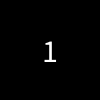
Frame 1 (no input)
Frame 60 (the mouse pressed at the canvas centre just before this capture): identical to frame 1, image omitted
Frame 120 (the mouse held since frame 60 and released just before this capture): identical to frame 1, image omitted

The Processing sketch that drew this single still picture (run headless with seeded random() and noise(); from frame 60 on, the mouse is pressed at the canvas centre):

// Processing sketch: tiempo_con_millis
// ── tiempo_con_millis.pde

// manejo del tiempo en processing
// dos maneneras: frameCount o millis()
// + frameCount = cantidad de frames desde que empezó el programa
// + millis() = milisegundos desde que empezó el programa

int RESET = 0;
int CANTIDAD_DE_MS = 5 * 1000;  //5 segundos

String estado;

void setup() {
  textAlign( CENTER, CENTER );
  textSize( 32 );
  estado = "uno";
}

void draw() {
  background( 0 );

  println( "milisegundos: " + millis() );
  println( "segundos: " + millis()/1000 );

  //logica de estados (alternativa a if: switch)
  if ( estado.equals("uno") ) {
    text("1", width/2, height/2);
  } else if ( estado.equals("dos") ) {
    if ( millis() > RESET+CANTIDAD_DE_MS ) {  //----------------!!!!!!!!!!!!!!!!!!!!!!!!!!!!!!!!!!!!!
      estado = "tres";
    }
    float t = map( millis(), RESET, RESET+CANTIDAD_DE_MS, 0, width );  //tamaño del cuadrado rojo
    fill( 255, 0, 0 );
    rect( 0, 0, t, height );
    text("2", width/2, height/2);
  } else if ( estado.equals("tres") ) {
    text("3", width/2, height/2);
  }
}

void keyPressed() {
  if ( key == ' ' ) {
    estado = "dos";
    RESET = millis();  //----------------!!!!!!!!!!!!!!!!!!!!!!!!!!!!!!!!!!!!!
  }
}
